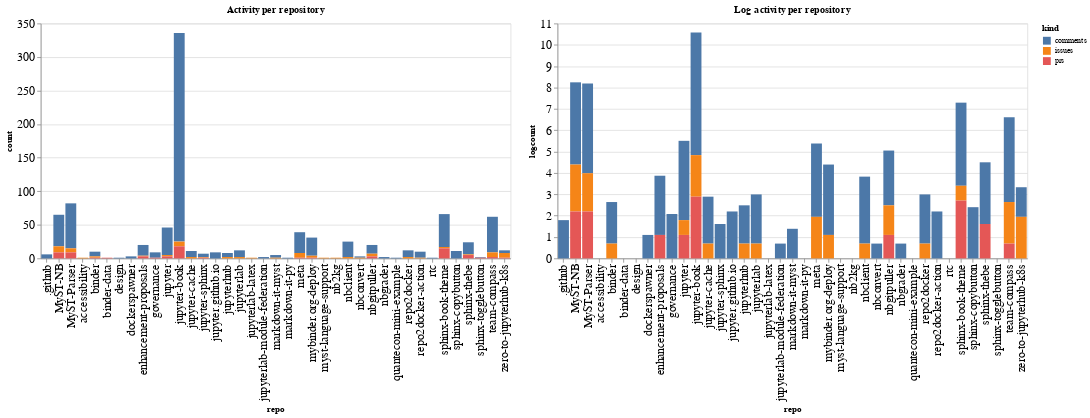

This figure's notebook cell:
### Code cell
ch1 = alt.Chart(repo_summaries, width=600, title="Activity per repository").mark_bar().encode(
    x='repo',
    y='count',
    color='kind',
    tooltip="kind"
)

ch2 = alt.Chart(repo_summaries, width=600, title="Log activity per repository").mark_bar().encode(
    x='repo',
    y='logcount',
    color='kind',
    tooltip="kind"
)

ch1 | ch2

### Figure 1 — Vega-Lite specification as saved in the notebook (floating-point values rounded to 4 significant figures)
{"config": {"axisLeft": {"labelFontSize": 15}, "axisBottom": {"labelFontSize": 15}}, "hconcat": [{"mark": "bar", "encoding": {"color": {"type": "nominal", "field": "kind"}, "tooltip": {"type": "nominal", "field": "kind"}, "x": {"type": "nominal", "field": "repo"}, "y": {"type": "quantitative", "field": "count"}}, "title": "Activity per repository", "width": 600}, {"mark": "bar", "encoding": {"color": {"type": "nominal", "field": "kind"}, "tooltip": {"type": "nominal", "field": "kind"}, "x": {"type": "nominal", "field": "repo"}, "y": {"type": "quantitative", "field": "logcount"}}, "title": "Log activity per repository", "width": 600}], "data": {"name": "data-22f249bfccad04c0407b05d62a83a3af"}, "$schema": "https://vega.github.io/schema/vega-lite/v4.8.1.json", "datasets": {"data-22f249bfccad04c0407b05d62a83a3af": [{"repo": ".github", "kind": "comments", "count": 6, "logcount": 1.792}, {"repo": "MyST-NB", "kind": "comments", "count": 47, "logcount": 3.85}, {"repo": "MyST-NB", "kind": "issues", "count": 9, "logcount": 2.197}, {"repo": "MyST-NB", "kind": "prs", "count": 9, "logcount": 2.197}, {"repo": "MyST-Parser", "kind": "comments", "count": 67, "logcount": 4.205}, {"repo": "MyST-Parser", "kind": "issues", "count": 6, "logcount": 1.792}, {"repo": "MyST-Parser", "kind": "prs", "count": 9, "logcount": 2.197}, {"repo": "accessibility", "kind": "issues", "count": 1, "logcount": 0.0}, {"repo": "binder", "kind": "comments", "count": 7, "logcount": 1.946}, {"repo": "binder", "kind": "issues", "count": 2, "logcount": 0.6931}, {"repo": "binder", "kind": "prs", "count": 1, "logcount": 0.0}, {"repo": "binder-data", "kind": "prs", "count": 1, "logcount": 0.0}, {"repo": "design", "kind": "comments", "count": 1, "logcount": 0.0}, {"repo": "dockerspawner", "kind": "comments", "count": 3, "logcount": 1.099}, {"repo": "enhancement-proposals", "kind": "comments", "count": 16, "logcount": 2.773}, {"repo": "enhancement-proposals", "kind": "issues", "count": 1, "logcount": 0.0}, {"repo": "enhancement-proposals", "kind": "prs", "count": 3, "logcount": 1.099}, {"repo": "governance", "kind": "comments", "count": 8, "logcount": 2.079}, {"repo": "governance", "kind": "prs", "count": 1, "logcount": 0.0}, {"repo": "jupyter", "kind": "comments", "count": 41, "logcount": 3.714}, {"repo": "jupyter", "kind": "issues", "count": 2, "logcount": 0.6931}, {"repo": "jupyter", "kind": "prs", "count": 3, "logcount": 1.099}, {"repo": "jupyter-book", "kind": "comments", "count": 311, "logcount": 5.74}, {"repo": "jupyter-book", "kind": "issues", "count": 7, "logcount": 1.946}, {"repo": "jupyter-book", "kind": "prs", "count": 18, "logcount": 2.89}, {"repo": "jupyter-cache", "kind": "comments", "count": 9, "logcount": 2.197}, {"repo": "jupyter-cache", "kind": "issues", "count": 2, "logcount": 0.6931}, {"repo": "jupyter-sphinx", "kind": "comments", "count": 5, "logcount": 1.609}, {"repo": "jupyter-sphinx", "kind": "issues", "count": 1, "logcount": 0.0}, {"repo": "jupyter-sphinx", "kind": "prs", "count": 1, "logcount": 0.0}, {"repo": "jupyter.github.io", "kind": "comments", "count": 9, "logcount": 2.197}, {"repo": "jupyterhub", "kind": "comments", "count": 6, "logcount": 1.792}, {"repo": "jupyterhub", "kind": "issues", "count": 2, "logcount": 0.6931}, {"repo": "jupyterlab", "kind": "comments", "count": 10, "logcount": 2.303}, {"repo": "jupyterlab", "kind": "issues", "count": 2, "logcount": 0.6931}, {"repo": "jupyterlab-latex", "kind": "issues", "count": 1, "logcount": 0.0}, {"repo": "jupyterlab-module-federation", "kind": "comments", "count": 2, "logcount": 0.6931}, {"repo": "markdown-it-myst", "kind": "comments", "count": 4, "logcount": 1.386}, {"repo": "markdown-it-myst", "kind": "issues", "count": 1, "logcount": 0.0}, {"repo": "markdown-it-py", "kind": "comments", "count": 1, "logcount": 0.0}, {"repo": "meta", "kind": "comments", "count": 31, "logcount": 3.434}, {"repo": "meta", "kind": "issues", "count": 7, "logcount": 1.946}, {"repo": "meta", "kind": "prs", "count": 1, "logcount": 0.0}, {"repo": "mybinder.org-deploy", "kind": "comments", "count": 27, "logcount": 3.296}, {"repo": "mybinder.org-deploy", "kind": "issues", "count": 3, "logcount": 1.099}, {"repo": "mybinder.org-deploy", "kind": "prs", "count": 1, "logcount": 0.0}, {"repo": "myst-language-support", "kind": "issues", "count": 1, "logcount": 0.0}, {"repo": "nb2kg", "kind": "issues", "count": 1, "logcount": 0.0}, {"repo": "nbclient", "kind": "comments", "count": 23, "logcount": 3.135}, {"repo": "nbclient", "kind": "issues", "count": 2, "logcount": 0.6931}, {"repo": "nbconvert", "kind": "comments", "count": 2, "logcount": 0.6931}, {"repo": "nbconvert", "kind": "issues", "count": 1, "logcount": 0.0}, {"repo": "nbgitpuller", "kind": "comments", "count": 13, "logcount": 2.565}, {"repo": "nbgitpuller", "kind": "issues", "count": 4, "logcount": 1.386}, {"repo": "nbgitpuller", "kind": "prs", "count": 3, "logcount": 1.099}, {"repo": "nbgrader", "kind": "comments", "count": 2, "logcount": 0.6931}, {"repo": "quantecon-mini-example", "kind": "comments", "count": 1, "logcount": 0.0}, {"repo": "repo2docker", "kind": "comments", "count": 10, "logcount": 2.303}, {"repo": "repo2docker", "kind": "issues", "count": 2, "logcount": 0.6931}, {"repo": "repo2docker-action", "kind": "comments", "count": 9, "logcount": 2.197}, {"repo": "repo2docker-action", "kind": "issues", "count": 1, "logcount": 0.0}, {"repo": "rtc", "kind": "comments", "count": 1, "logcount": 0.0}, {"repo": "sphinx-book-theme", "kind": "comments", "count": 49, "logcount": 3.892}, {"repo": "sphinx-book-theme", "kind": "issues", "count": 2, "logcount": 0.6931}, {"repo": "sphinx-book-theme", "kind": "prs", "count": 15, "logcount": 2.708}, {"repo": "sphinx-copybutton", "kind": "comments", "count": 11, "logcount": 2.398}, {"repo": "sphinx-thebe", "kind": "comments", "count": 18, "logcount": 2.89}, {"repo": "sphinx-thebe", "kind": "issues", "count": 1, "logcount": 0.0}, {"repo": "sphinx-thebe", "kind": "prs", "count": 5, "logcount": 1.609}, {"repo": "sphinx-togglebutton", "kind": "comments", "count": 1, "logcount": 0.0}, {"repo": "sphinx-togglebutton", "kind": "prs", "count": 1, "logcount": 0.0}, {"repo": "team-compass", "kind": "comments", "count": 53, "logcount": 3.97}, {"repo": "team-compass", "kind": "issues", "count": 7, "logcount": 1.946}, {"repo": "team-compass", "kind": "prs", "count": 2, "logcount": 0.6931}, {"repo": "zero-to-jupyterhub-k8s", "kind": "comments", "count": 4, "logcount": 1.386}, {"repo": "zero-to-jupyterhub-k8s", "kind": "issues", "count": 7, "logcount": 1.946}, {"repo": "zero-to-jupyterhub-k8s", "kind": "prs", "count": 1, "logcount": 0.0}]}}
